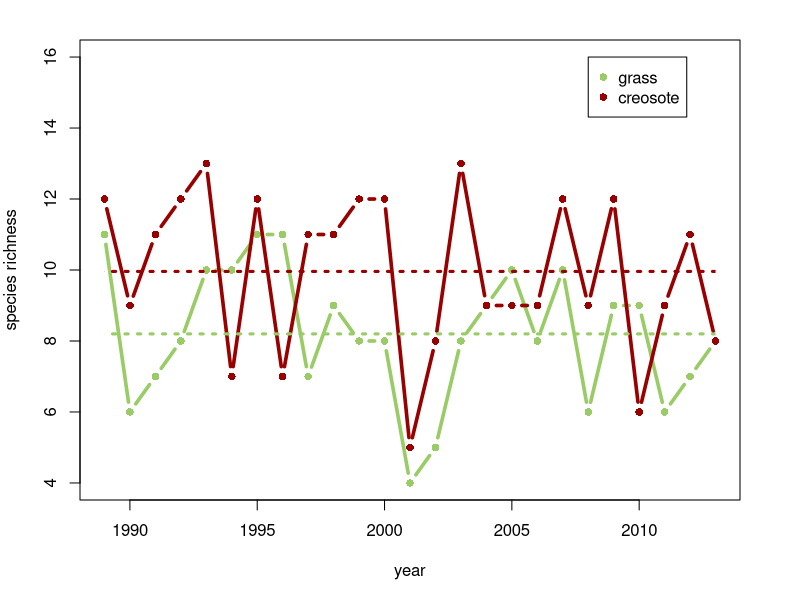
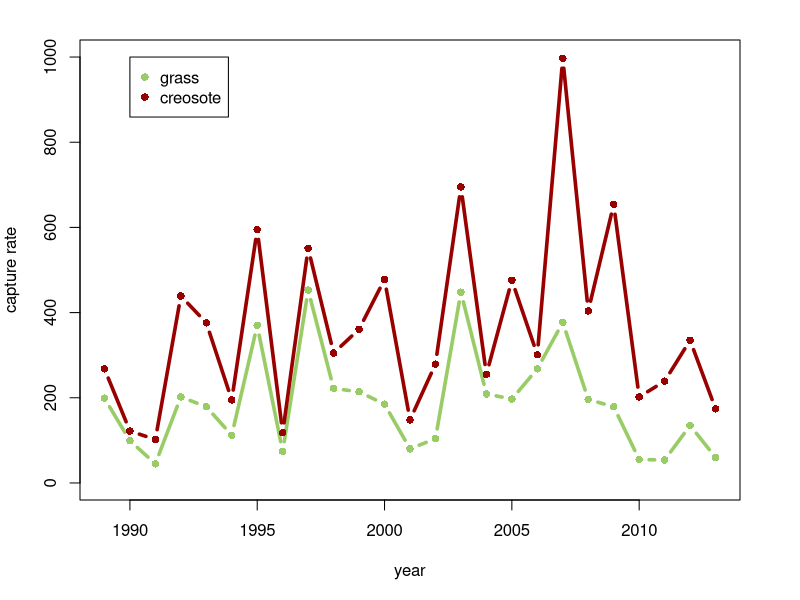

Reproduce these figures in R, in order. (Note: this script raises an error after producing the figures.)
require(plyr)
require(plotrix)
require(calibrate)
require(vegan)
require(car)


SEV008 <- read.csv("workflows-and-analysis/SEV_small_mammal/SEV008_raw.csv", header = TRUE, strip.white = TRUE)

##########################################
###creating grass and creosote data.frames

# subsetting by "5 points" location 
grass <- SEV008[which(SEV008$location == "5pgrass"),]

larrea <- SEV008[which(SEV008$location == "5plarrea"),]

###########
###richness

###grass

grass.rich <- ddply(grass, .(year), summarise, 
                    spp_count = length(unique(species)))

grass.rich.m <- mean(grass.rich$spp_count)
#8.2

###creosote
larrea.rich <- ddply(larrea, .(year), summarise, 
                    spp_count = length(unique(species)))

larrea.rich.m <- mean(larrea.rich$spp_count)
#9.96

###plot
par(mar=c(5, 4, 2, 3), xpd=TRUE)
leg.text <- 	c("grass", "creosote")
leg.col <- c("#99CC66", "#990000")

plot(grass.rich, type = "n",
  		ylab="species richness",
			xlim = c(1989, 2013), ylim = c(4, 16))

lines(grass.rich$year, grass.rich$spp_count, type="b", lty= 1, pch=16, lwd=3.5, col="#99CC66")
lines(larrea.rich$year, larrea.rich$spp_count, type="b", lty= 1, pch=16, lwd=3.5, col="#990000")

###lines for overall means
ablineclip(a=8.2, b=0, x1=1989, x2=2013, lty= 3, lwd=3.0, col="#99CC66")
ablineclip(a=9.96, b=0, x1=1989, x2=2013, lty= 3, lwd=3.0, col="#990000")

legend(2008, 16, cex = 1.0, leg.text, col=leg.col, pch=16)
	
###############
###capture rate

###grass
grass.cap <- ddply(grass, .(year), summarise, 
                    capture_rate = length(species))

###creosote
larrea.cap <- ddply(larrea, .(year), summarise, 
                    capture_rate = length(species))

###plot
par(mar=c(5, 4, 2, 3), xpd=TRUE)
leg.text <- 	c("grass", "creosote")
leg.col <- c("#99CC66", "#990000")

plot(larrea.cap, type = "n",
  		ylab="capture rate",
			xlim = c(1989, 2013), ylim = c(0, 1000))

lines(grass.cap$year, grass.cap$capture_rate, type="b", lty= 1, pch=16, lwd=3.5, col="#99CC66")
lines(larrea.cap$year, larrea.cap$capture_rate, type="b", lty= 1, pch=16, lwd=3.5, col="#990000")

legend(1990, 1000, cex = 1.0, leg.text, col=leg.col, pch=16)

##########################
###creating species matrix

###grass
grass.spp <- aggregate(species ~ year, data = grass, FUN= table)
grass.spp <- data.frame(year=grass.spp$year, grass.spp$species)

###larrea
larrea.spp <- aggregate(species ~ year, data = larrea, FUN= table)
larrea.spp<- data.frame(year=larrea.spp$year, larrea.spp$species)


#############
###ordination

###combining grass and larrea data.frames for ordination
comb <- join(grass.spp, larrea.spp, type="full")
comb <- comb[,-1]

###ordination
comb.ord <- metaMDS(comb, distance = "bray", trace = TRUE)
comb.ord.scores <- scores(comb.ord, display = c("sites", "species"))

###adding year to scores data.frame
year <- data.frame(rep(1989:2013, times=2))
colnames(year) <- "year"

scores.yr <- cbind(comb.ord.scores, year)

###plot
par(mar=c(4, 4, 2, 2), xpd=TRUE)
leg.text <- 	c("grass", "creosote")
leg.col <- c("#99CC66", "#990000")

plot(comb.ord, type = "n", xlim = c(-2.5, 1.0), ylim = c(-1.0, 1.0))
 
points(comb.ord.scores[c(1:25),], cex = 1.2, pch=16, col="#99CC66")
points(comb.ord.scores[c(26:50),], cex = 1.2, pch=16, col="#990000")

textxy(scores.yr$NMDS1, scores.yr$NMDS2, scores.yr$year)

legend(-2.5, 1.25, cex = 1, leg.text, col=leg.col, pch=16)

####################
###time-lag analysis

###grass

# creating distance matrix from species matrix
DM_grass <- vegdist(grass.spp, method="euclidean",
								diag=FALSE, upper=FALSE, na.rm=TRUE)
DM_grass <- as.matrix(DM_grass)	

# get the lags from distance matrix
get_lags = function(DM_grass){

# label each row and each column.
rownums = row(DM_grass)
colnums = col(DM_grass)

# A mini-function to get all the elements that are lagged by i time steps,
# then put them into a long-form matrix with i in the first column and
# the matrix value in the second column.
get_lag_i = function(i){
    cbind(lag = i, value = DM_grass[rownums == (colnums + i)])
  }

# apply get_lag_i to all lags from 1 to n-1
# replace n with number of columns 
  lag_list = lapply(
    1:(25-1),
    get_lag_i
  )

# squash all the lags from the list into one long-form matrix
  do.call(rbind, lag_list)
}

# final: matrix converted to long-form
DM_grass.long <- data.frame(get_lags(DM_grass))

# regression
lm.grass <- lm(value ~ lag, data=DM_grass.long)
summary(lm.grass)

# plotting regression graph 
par(mar=c(5, 5, 1, 1), xpd=TRUE)
plot(DM_grass.long$value, DM_grass.long$lag, type="n",
     xlab="time lag",
     ylab="distance",
		xlim=c(0,25), ylim=c(0,300))

# plotting points
points(DM_grass.long$lag, DM_grass.long$value, cex = 1.0, pch=16, col="#99CC66")

# plotting regression line
ablineclip(lm.grass, x1=0, x2=25, type="l", lty= 1, lwd=3.5, col="#000000")


###creosote

# creating distance matrix from species matrix
DM_creosote <- vegdist(larrea.spp, method="euclidean",
								diag=FALSE, upper=FALSE, na.rm=TRUE)
DM_creosote <- as.matrix(DM_creosote)	

# get the lags from distance matrix
get_lags = function(DM_creosote){

# label each row and each column.
rownums = row(DM_creosote)
colnums = col(DM_creosote)

# A mini-function to get all the elements that are lagged by i time steps,
# then put them into a long-form matrix with i in the first column and
# the matrix value in the second column.
get_lag_i = function(i){
    cbind(lag = i, value = DM_creosote[rownums == (colnums + i)])
  }

# apply get_lag_i to all lags from 1 to n-1
# replace n with number of columns 
  lag_list = lapply(
    1:(25-1),
    get_lag_i
  )

# squash all the lags from the list into one long-form matrix
  do.call(rbind, lag_list)
}

# final: matrix converted to long-form
DM_creosote.long <- data.frame(get_lags(DM_creosote))

# regression
lm.creosote <- lm(value ~ lag, data=DM_creosote.long)
summary(lm.creosote)

# plotting regression graph
par(mar=c(5, 5, 1, 1), xpd=TRUE)
plot(DM_creosote.long$value, DM_creosote.long$lag, type="n",
     xlab="time lag",
     ylab="distance",
		xlim=c(0,25), ylim=c(0,500))

# plotting points
points(DM_creosote.long$lag, DM_creosote.long$value, cex = 1.0, pch=16, col="#990000")

# plotting regression line
ablineclip(lm.creosote, x1=0, x2=25, type="l", lty= 1, lwd=3.5, col="#000000")



#############
###Rank plots

###grass

# Removing species that never occure throughout time-series
grass.sum <- colSums(grass.spp, dims = 1)
grass_v2 <- grass.spp[grass.sum > 0]

# Reshape the data in long format
grass.rank <- melt(grass_v2, value.name = "abundance", id.vars = "year", variable.name = "species")

# graph: linear version 
ggplot(grass.rank, aes(year,log(abundance),color=species)) + geom_line()

# graph: final circular version
par(mar=c(10, 10, 1, 1), xpd=TRUE)
grass.rank.plot <- ggplot(grass.rank, aes(year,log(abundance),color=species)) + 
																			geom_line() + 
																			coord_polar() + 
																			theme_bw() + 
																			ylab("grass log abundance") + 
																			theme(legend.position = "none", 
																				axis.title.x=element_text(size=15), 
																				axis.title.y=element_text(size=15))
grass.rank.plot <- grass.rank.plot + geom_text(data = grass.rank[grass.rank$year == "1997",], aes(label = species))
plot(grass.rank.plot)


###creosote

# Removing species that never occure throughout time-series
creo.sum <- colSums(larrea.spp, dims = 1)
creo_v2 <- larrea.spp[creo.sum > 0]

# Reshape the data: year, variable (y1,y2,y3), value
creo.rank <- melt(creo_v2, value.name = "abundance", id.vars = "year", variable.name = "species")

# graph: linear version 
ggplot(creo.rank, aes(year,log(abundance),color=species)) + geom_line()

# graph: final circular version
par(mar=c(10, 10, 1, 1), xpd=TRUE)
creo.rank.plot <- ggplot(creo.rank, aes(year,log(abundance),color=species)) + 
																			geom_line() + 
																			coord_polar() + 
																			theme_bw() + 
																			ylab("creosote log abundance") + 
																			theme(legend.position = "none", 
																				axis.title.x=element_text(size=15), 
																				axis.title.y=element_text(size=15))
																				
creo.rank.plot <- creo.rank.plot + geom_text(data = creo.rank[creo.rank$year == "1994",], aes(label = species))
plot(creo.rank.plot)
